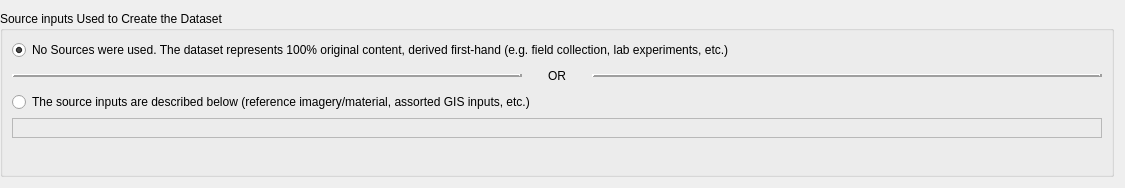
<?xml version="1.0" encoding="UTF-8"?>
<ui version="4.0">
 <class>Form</class>
 <widget class="QWidget" name="Form">
  <property name="geometry">
   <rect>
    <x>0</x>
    <y>0</y>
    <width>1125</width>
    <height>188</height>
   </rect>
  </property>
  <property name="minimumSize">
   <size>
    <width>0</width>
    <height>100</height>
   </size>
  </property>
  <property name="windowTitle">
   <string>Form</string>
  </property>
  <layout class="QVBoxLayout" name="verticalLayout">
   <property name="leftMargin">
    <number>0</number>
   </property>
   <item>
    <widget class="QGroupBox" name="groupBox">
     <property name="title">
      <string>Source inputs Used to Create the Dataset</string>
     </property>
     <layout class="QVBoxLayout" name="verticalLayout_2">
      <item>
       <widget class="QRadioButton" name="radio_sourceno_2">
        <property name="text">
         <string>No Sources were used. The dataset represents 100% original content, derived first-hand (e.g. field collection, lab experiments, etc.)</string>
        </property>
        <property name="checked">
         <bool>true</bool>
        </property>
       </widget>
      </item>
      <item>
       <layout class="QHBoxLayout" name="horizontalLayout_2">
        <item>
         <widget class="Line" name="line">
          <property name="sizePolicy">
           <sizepolicy hsizetype="Expanding" vsizetype="Fixed">
            <horstretch>0</horstretch>
            <verstretch>0</verstretch>
           </sizepolicy>
          </property>
          <property name="frameShadow">
           <enum>QFrame::Raised</enum>
          </property>
          <property name="lineWidth">
           <number>3</number>
          </property>
          <property name="orientation">
           <enum>Qt::Horizontal</enum>
          </property>
         </widget>
        </item>
        <item>
         <layout class="QHBoxLayout" name="horizontalLayout">
          <item>
           <spacer name="horizontalSpacer">
            <property name="orientation">
             <enum>Qt::Horizontal</enum>
            </property>
            <property name="sizeType">
             <enum>QSizePolicy::Fixed</enum>
            </property>
            <property name="sizeHint" stdset="0">
             <size>
              <width>20</width>
              <height>20</height>
             </size>
            </property>
           </spacer>
          </item>
          <item>
           <widget class="QLabel" name="label">
            <property name="text">
             <string>OR</string>
            </property>
           </widget>
          </item>
          <item>
           <spacer name="horizontalSpacer_2">
            <property name="orientation">
             <enum>Qt::Horizontal</enum>
            </property>
            <property name="sizeType">
             <enum>QSizePolicy::Fixed</enum>
            </property>
            <property name="sizeHint" stdset="0">
             <size>
              <width>20</width>
              <height>20</height>
             </size>
            </property>
           </spacer>
          </item>
         </layout>
        </item>
        <item>
         <widget class="Line" name="line_2">
          <property name="sizePolicy">
           <sizepolicy hsizetype="Expanding" vsizetype="Fixed">
            <horstretch>0</horstretch>
            <verstretch>0</verstretch>
           </sizepolicy>
          </property>
          <property name="frameShadow">
           <enum>QFrame::Raised</enum>
          </property>
          <property name="lineWidth">
           <number>3</number>
          </property>
          <property name="orientation">
           <enum>Qt::Horizontal</enum>
          </property>
         </widget>
        </item>
       </layout>
      </item>
      <item>
       <widget class="QRadioButton" name="radio_sourceyes">
        <property name="text">
         <string>The source inputs are described below (reference imagery/material, assorted GIS inputs, etc.)</string>
        </property>
       </widget>
      </item>
      <item>
       <widget class="QFrame" name="frame_sourceinfo">
        <property name="frameShape">
         <enum>QFrame::StyledPanel</enum>
        </property>
        <property name="frameShadow">
         <enum>QFrame::Raised</enum>
        </property>
        <layout class="QVBoxLayout" name="verticalLayout_4"/>
       </widget>
      </item>
      <item>
       <spacer name="verticalSpacer">
        <property name="orientation">
         <enum>Qt::Vertical</enum>
        </property>
        <property name="sizeHint" stdset="0">
         <size>
          <width>20</width>
          <height>67</height>
         </size>
        </property>
       </spacer>
      </item>
     </layout>
    </widget>
   </item>
  </layout>
 </widget>
 <resources/>
 <connections/>
</ui>
